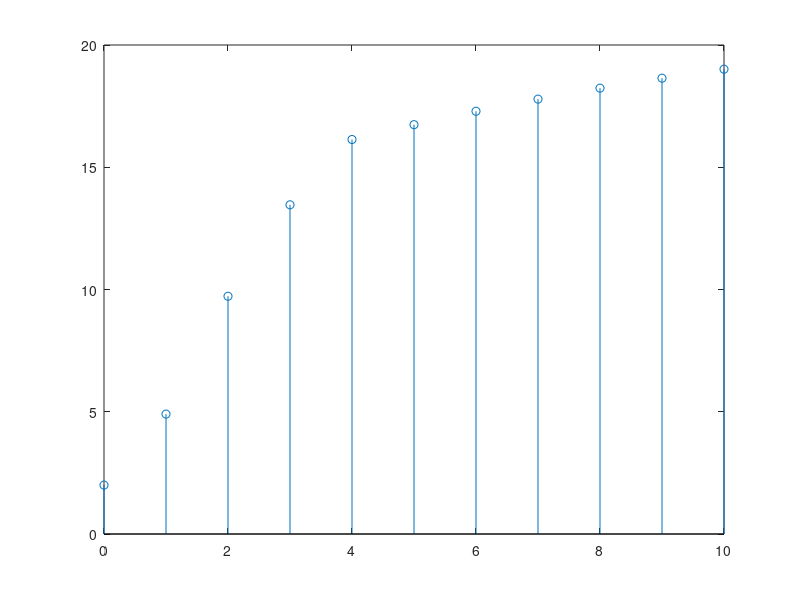

The MATLAB source for this figure: (Note: this script raises an error after producing the figure.)
h = [2 exp(-0.1)+2 exp(-0.2)+4 exp(-0.3)+3 exp(-0.4)+2 exp(-0.5) exp(-0.6) exp(-0.7) exp(-0.8) exp(-0.9) exp(-1)];
x = ones(1,11);
y = conv(x,h);
stem(0:10, y(1,1:11));
set(gcf,'color','w');
export_fig problem1c.pdf;